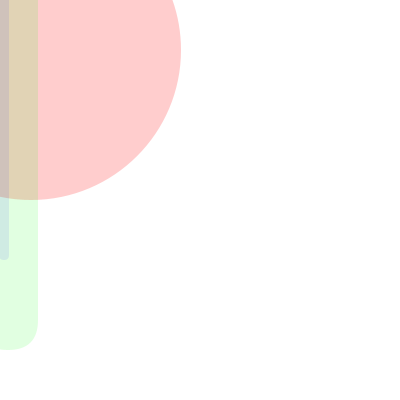
Frame 1 (no input)
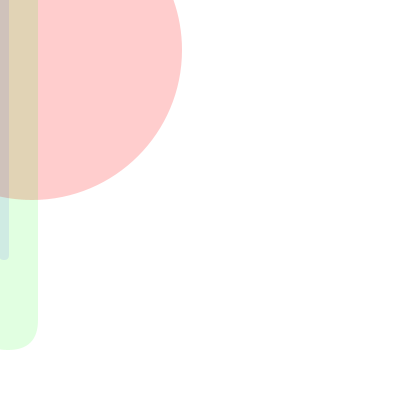
Frame 60 (the mouse pressed at the canvas centre just before this capture)
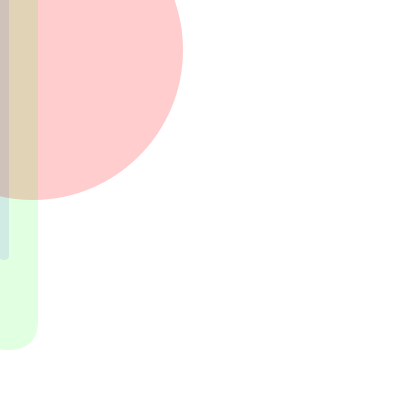
Frame 120 (the mouse held since frame 60 and released just before this capture)

The Processing sketch that drew these frames (run headless with seeded random() and noise(); from frame 60 on, the mouse is pressed at the canvas centre):

// Processing sketch: processing_106142
// ── processing_106142.pde

float bob;
 
  
void setup(){
size(400,400);


}  

void draw() {
  background(255);
  bob = map(second(), 0,59, 0, 59);//set up the clock
  
  ellipseMode(CENTER);
  rectMode(CENTER);
  noStroke();
  fill(255,0,0,50);
  ellipse(second(), 50, 300, 300);//second 
  fill(0,255,0,30);
  rect(minute(), 50, 60, 600,50);//minute
  fill(0,0,255,20);  
  rect(hour(), 10, 10,500,50 );//hour
}
